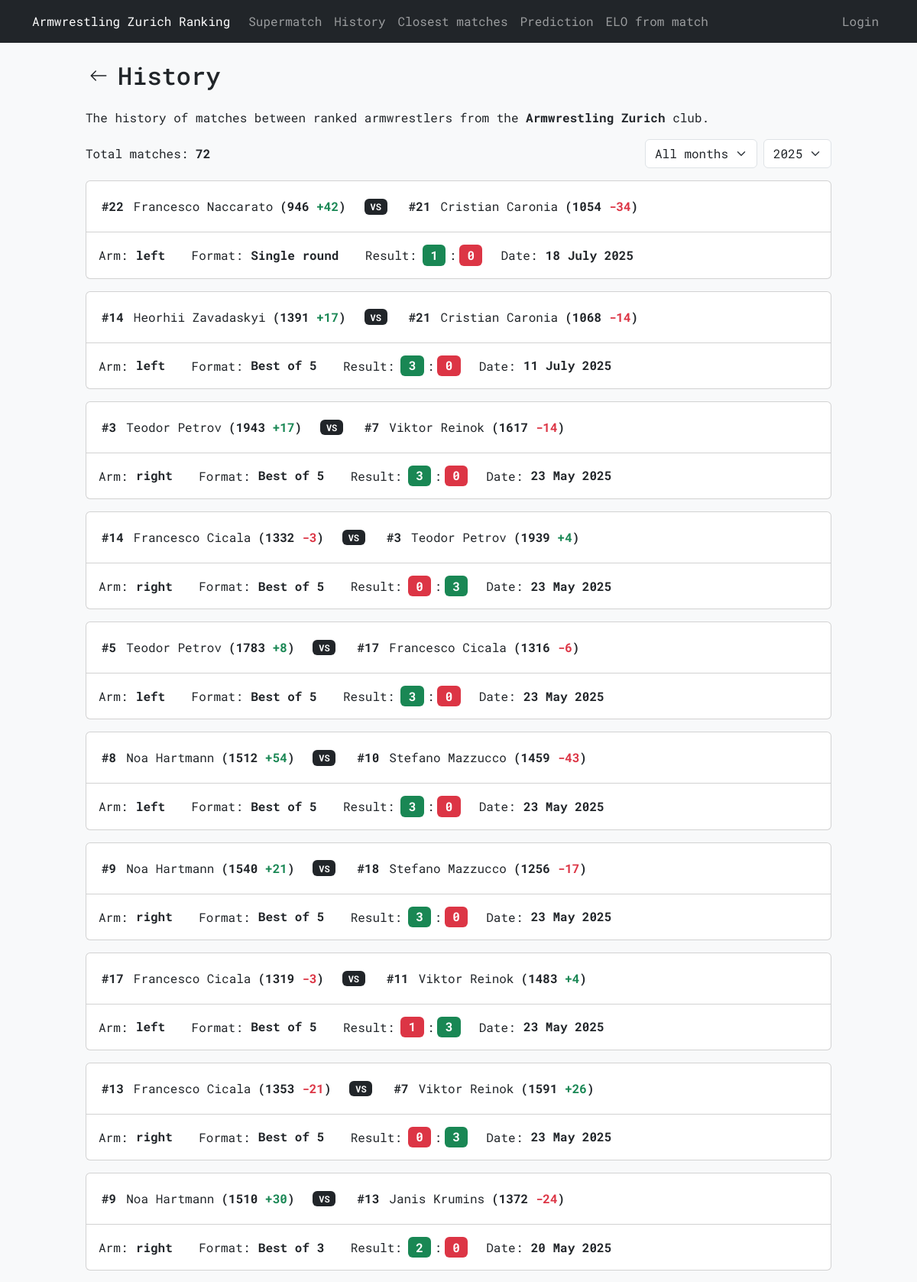
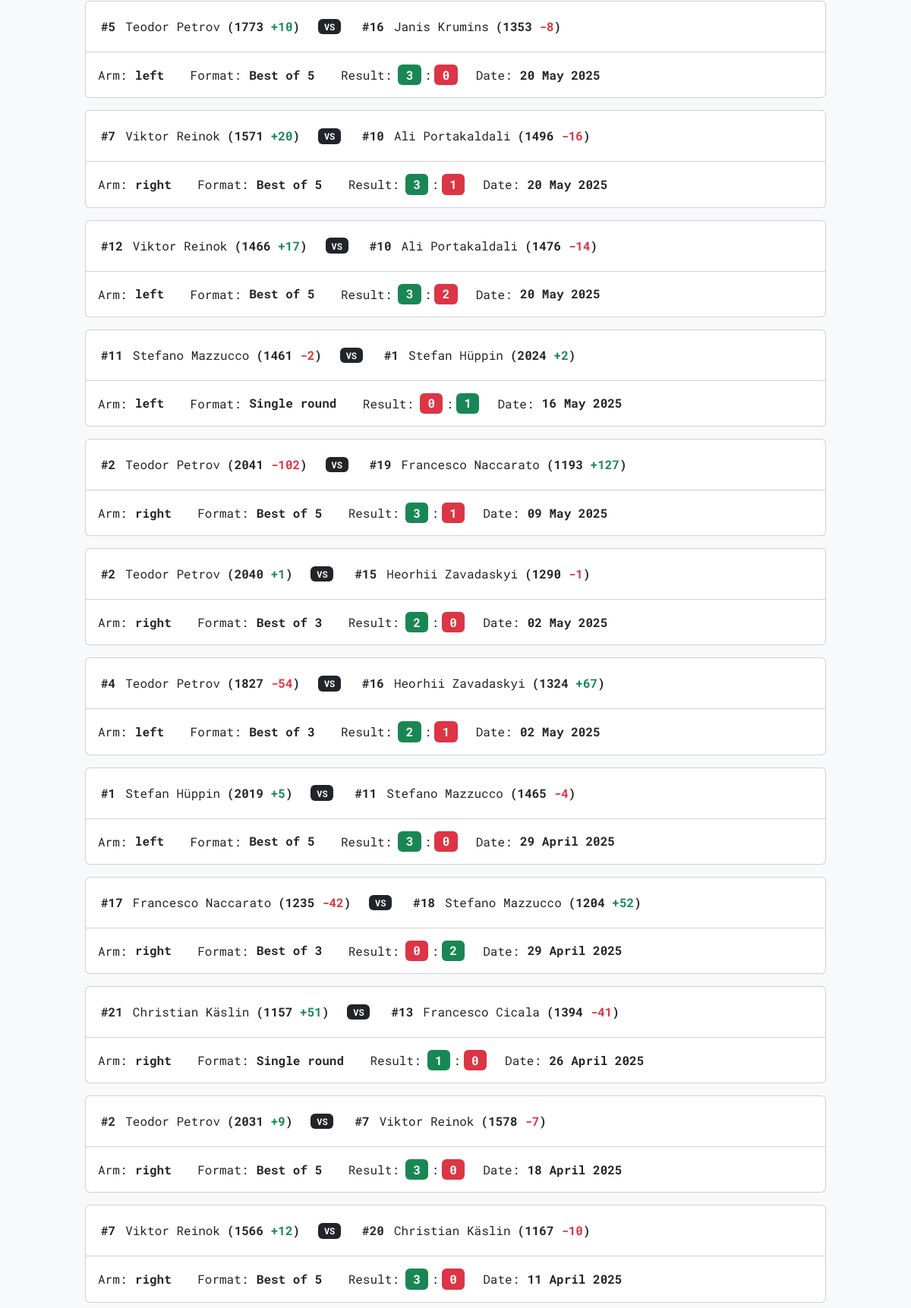
The app's page /history (upper part) with its own data (2 pictures, top to bottom).
### tables this page shows
CREATE TABLE "history" (
    id INTEGER PRIMARY KEY AUTOINCREMENT,
    armwrestler1_id INTEGER NOT NULL,
    armwrestler2_id INTEGER NOT NULL,
    arm TEXT NOT NULL CHECK (arm IN ('right', 'left')),
    armwrestler1_rank INTEGER NOT NULL,
    armwrestler2_rank INTEGER NOT NULL,
    armwrestler1_elo INTEGER NOT NULL,
    armwrestler2_elo INTEGER NOT NULL,
    armwrestler1_score INTEGER NOT NULL,
    armwrestler2_score INTEGER NOT NULL,
    armwrestler1_elo_diff INTEGER NOT NULL,
    armwrestler2_elo_diff INTEGER NOT NULL,
    selected_format TEXT NOT NULL,
    date DATETIME DEFAULT CURRENT_TIMESTAMP,
    added_by TEXT NOT NULL,
    FOREIGN KEY (armwrestler1_id) REFERENCES armwrestlers(id),
    FOREIGN KEY (armwrestler2_id) REFERENCES armwrestlers(id),
    FOREIGN KEY (added_by) REFERENCES users(username)
);

CREATE TABLE "armwrestlers" (
    id INTEGER PRIMARY KEY AUTOINCREMENT,
    name TEXT NOT NULL UNIQUE,
    right_elo INTEGER NOT NULL,
    left_elo INTEGER NOT NULL,
    right_rank INTEGER,
    left_rank INTEGER,
    added_by TEXT NOT NULL,
    active_until DATE NOT NULL,
    last_edited_by TEXT,
    FOREIGN KEY (added_by) REFERENCES users(username)
);

### armelo_app.py (the view)
@app.route("/history")
def history():
    month = request.args.get('month', '')
    selected_month = int(month) if month else None
    selected_year = int(request.args.get('year', datetime.now().year))
    if selected_month is None:
        start_date = datetime(selected_year, 1, 1)
        end_date = datetime(selected_year + 1, 1, 1)
    else:
        start_date = datetime(selected_year, selected_month, 1)
        if selected_month == 12:
            end_date = datetime(selected_year + 1, 1, 1)
        else:
            end_date = datetime(selected_year, selected_month + 1, 1)
    year_rows = db_execute("SELECT DISTINCT STRFTIME('%Y', date) FROM history ORDER BY 1 DESC")
    years = [int(r[0]) for r in year_rows]
    months = list(enumerate(month_name))[1:]
    query = '''
        SELECT a1.id AS armwrestler1_id, a1.name AS armwrestler1_name,
               a2.id AS armwrestler2_id, a2.name AS armwrestler2_name,
               h.arm, h.armwrestler1_rank, h.armwrestler2_rank,
               h.armwrestler1_elo, h.armwrestler2_elo,
               h.armwrestler1_score, h.armwrestler2_score,
               h.armwrestler1_elo_diff, h.armwrestler2_elo_diff,
               h.selected_format, h.date
        FROM history h
        JOIN armwrestlers a1 ON h.armwrestler1_id = a1.id
        JOIN armwrestlers a2 ON h.armwrestler2_id = a2.id
        WHERE h.date >= ? AND h.date < ?
        ORDER BY h.id DESC
    '''
    params = [start_date.strftime('%Y-%m-%d'), end_date.strftime('%Y-%m-%d')]
    matches = db_execute(query, *params)
    total_matches = db_execute('SELECT COUNT(*) FROM history')[0][0]
    formatted_data = get_matches_formatted_data(matches)
    template_data = {
        'matches': matches, 'formatted_data': formatted_data,
        'total_matches': total_matches,
        'months': months, 'years': years,
        'selected_month': selected_month, 'selected_year': selected_year
    }
    return render_template('history.html', **template_data)

### armelo_app.py (called while the page is built)
@app.context_processor
def inject_user():
    username = session.get('username')
    return dict(username=username)

### config.py (called while the page is built)
def get_db():
    db = getattr(g, '_database', None)
    if db is None:
        db = g._database = sqlite3.connect(DATABASE)
    return db

def db_execute(query, *args):
    db = get_db()
    cur = db.cursor()
    cur.execute(query, args)
    if query.strip().upper().startswith(("SELECT", "WITH")):
        rv = cur.fetchall()
        cur.close()
        return rv
    else:
        db.commit()
        cur.close()

### templates/history.html (shortened to what this page needs)
{% extends "layout.html" %}
{% block content %}
<div class="mb-4">
    <div class="row p-auto m-auto">
        <div class="col-auto p-0 d-flex align-items-center">
            <form action="{{ url_for('ranking') }}" method="GET">
                <button type="submit" class="btn btn-generic px-1 py-1 d-flex align-items-center">
                    <svg xmlns="http://www.w3.org/2000/svg" width="24" height="24" fill="currentColor" class="bi bi-arrow-left" viewBox="0 0 16 16">
                        <path fill-rule="evenodd" d="M15 8a.5.5 0 0 0-.5-.5H2.707l3.147-3.146a.5.5 0 1 0-.708-.708l-4 4a.5.5 0 0 0 0 .708l4 4a.5.5 0 0 0 .708-.708L2.707 8.5H14.5A.5.5 0 0 0 15 8"/>
                    </svg>
                </button>
            </form>
        </div>
        <div class="col d-flex align-items-center px-2">
            <h2 class="mb-0">History</h2>
        </div>
    </div>
</div>
<p>The history of matches between ranked armwrestlers from the <strong>Armwrestling Zurich</strong> club.</p>
<div class="d-flex flex-column flex-lg-row flex-wrap align-items-start align-items-lg-center mb-3">
  <span class="text-nowrap me-2">
    Total matches: <strong>{{ total_matches }}</strong>
  </span>
  <div class="d-flex gap-2 mt-3 mt-lg-0 ms-lg-auto flex-wrap">
    <form hx-get="{{ url_for('history') }}" hx-trigger="change" hx-target="body" hx-swap="outerHTML" class="d-flex gap-2">
        <select name="month" class="form-select w-auto">
          <option value="" {% if selected_month is none %}selected{% endif %}>All months</option>
        </select>
        <select name="year" class="form-select w-auto">
          {% for y in years %}
          <option value="{{ y }}" {% if y == selected_year %}selected{% endif %}>{{ y }}</option>
          {% endfor %}
        </select>
    </form>
  </div>
</div>
{% if matches %}
  {% include 'matches_partial.html' %}
{% else %}
<div class="alert alert-secondary">
    There are no matches in the selected time period.
</div>
{% endif %}
{% endblock %}

### templates/matches_partial.html (shortened to what this page needs)
{% for match in matches %}
<div class="col-12 mb-3">
    {% if wins_losses %}
        {% if wins_losses[loop.index - 1] == 'win' %}
            <div class="card border-success card-wider-border">
        {% elif wins_losses[loop.index - 1] == 'loss' %}
            <div class="card border-danger card-wider-border">
        {% else %}
            <div class="card card-wider-border">
        {% endif %}
    {% else %}
        <div class="card">
    {% endif %}
            <div class="card-header bg-transparent">
                <div class="row mt-2">
                    <div class="col-12 col-lg-auto mb-2 d-flex justify-content-center">
                        <div class="d-flex align-items-center gap-0 align-middle">
                            {% if match[5] %}
                            <strong class="align-middle p-1">#{{ match[5] }}</strong>
                            {% endif %}
                            <a href="{{ url_for('view_member', id=match[0]) }}" class="btn btn-generic text-start px-2 py-1 m-0 text-nowrap">
                            {{ match[1] }}
                            </a>
                            <strong class="text-nowrap align-middle">({{ match[7] }} <span class="{{ formatted_data[loop.index - 1][2] }}">{{ formatted_data[loop.index - 1][4] }}</span>)</strong>
                        </div>
                    </div>
                    <div class="col-12 col-lg-auto text-center mb-2 d-flex align-items-center justify-content-center">
                        <span class="badge bg-dark">VS</span>
                    </div>
                    <div class="col-12 col-lg-auto mb-2 d-flex justify-content-center">
                        <div class="d-flex align-items-center gap-0 align-middle">
                            {% if match[6] %}
                            <strong class="align-middle p-1">#{{ match[6] }}</strong>
                            {% endif %}
                            <a href="{{ url_for('view_member', id=match[2]) }}" class="btn btn-generic text-start px-2 py-1 m-0 text-nowrap">
                                {{ match[3] }}
                            </a>
                            <strong class="text-nowrap align-middle">({{ match[8] }} <span class="{{ formatted_data[loop.index - 1][3] }}">{{ formatted_data[loop.index - 1][5] }}</span>)</strong>
                        </div>
                    </div>
                </div>
            </div>
            <div class="card-body">
                <div class="card-text">
                    <div class="row justify-content-start">
                        <div class="col-12 col-lg-auto mb-2 mb-lg-0 text-start">
                            Arm:<span class="fs-6 mx-0 badge text-dark">{{ match[4] }}</span>
                        </div>
                        <div class="col-12 col-lg-auto mb-2 mb-lg-0 text-start">
                            Format:<span class="fs-6 mx-0 badge text-dark">{{ match[13] }}</span>
                        </div>
                        <div class="col-12 col-lg-auto mb-2 mb-lg-0 text-start">
                            Result:<span class="fs-6 ms-2 me-1 badge {{ formatted_data[loop.index - 1][0] }}">{{ match[9] }}</span>:<span class="fs-6 ms-1 me-0 badge {{ formatted_data[loop.index - 1][1] }}">{{ match[10] }}</span>
                        </div>
                        <div class="col-12 col-lg-auto mb-0 mb-lg-0 text-start">
                            Date:<span class="fs-6 mx-0 badge text-dark">{{ formatted_data[loop.index - 1][6] }}</span>
                        </div>
                    </div>
                </div>
            </div>
        </div>
</div>
{% endfor %}

### static/styles.css (style rules this page uses)
* { font-family: 'Roboto Mono', monospace; }
html, body { height: 100%; scrollbar-width: none; -ms-overflow-style: none; }
body { display: flex; flex-direction: column; }
.btn-generic { --bs-btn-bg: transparent; --bs-btn-border-color: transparent; --bs-btn-hover-bg: transparent; --bs-btn-hover-border-color: var(--bs-secondary); --bs-btn-active-border-color: var(--bs-secondary); --bs-btn-active-bg: transparent; }

### records on screen
history: armwrestler1_rank "22", name "Francesco Naccarato", armwrestler1_elo "946", index "+42", armwrestler2_rank "21", name "Cristian Caronia", armwrestler2_elo "1054", armwrestler2_elo_diff "-34", arm "left", selected_format "Single round", armwrestler1_score "1", armwrestler2_score "0", date "18 July 2025"
history: armwrestler1_rank "14", name "Heorhii Zavadaskyi", armwrestler1_elo "1391", index "+17", armwrestler2_rank "21", name "Cristian Caronia", armwrestler2_elo "1068", armwrestler2_elo_diff "-14", arm "left", selected_format "Best of 5", armwrestler1_score "3", armwrestler2_score "0", date "11 July 2025"
history: armwrestler1_rank "3", name "Teodor Petrov", armwrestler1_elo "1943", index "+17", armwrestler2_rank "7", name "Viktor Reinok", armwrestler2_elo "1617", armwrestler2_elo_diff "-14", arm "right", selected_format "Best of 5", armwrestler1_score "3", armwrestler2_score "0", date "23 May 2025"
history: armwrestler1_rank "14", name "Francesco Cicala", armwrestler1_elo "1332", armwrestler1_elo_diff "-3", armwrestler2_rank "3", name "Teodor Petrov", armwrestler2_elo "1939", index "+4", arm "right", selected_format "Best of 5", armwrestler1_score "0", armwrestler2_score "3", date "23 May 2025"
history: armwrestler1_rank "5", name "Teodor Petrov", armwrestler1_elo "1783", index "+8", armwrestler2_rank "17", name "Francesco Cicala", armwrestler2_elo "1316", armwrestler2_elo_diff "-6", arm "left", selected_format "Best of 5", armwrestler1_score "3", armwrestler2_score "0", date "23 May 2025"
history: armwrestler1_rank "8", name "Noa Hartmann", armwrestler1_elo "1512", index "+54", armwrestler2_rank "10", name "Stefano Mazzucco", armwrestler2_elo "1459", armwrestler2_elo_diff "-43", arm "left", selected_format "Best of 5", armwrestler1_score "3", armwrestler2_score "0", date "23 May 2025"
history: armwrestler1_rank "9", name "Noa Hartmann", armwrestler1_elo "1540", index "+21", armwrestler2_rank "18", name "Stefano Mazzucco", armwrestler2_elo "1256", armwrestler2_elo_diff "-17", arm "right", selected_format "Best of 5", armwrestler1_score "3", armwrestler2_score "0", date "23 May 2025"
history: armwrestler1_rank "17", name "Francesco Cicala", armwrestler1_elo "1319", armwrestler1_elo_diff "-3", armwrestler2_rank "11", name "Viktor Reinok", armwrestler2_elo "1483", index "+4", arm "left", selected_format "Best of 5", armwrestler1_score "1", armwrestler2_score "3", date "23 May 2025"
history: armwrestler1_rank "13", name "Francesco Cicala", armwrestler1_elo "1353", armwrestler1_elo_diff "-21", armwrestler2_rank "7", name "Viktor Reinok", armwrestler2_elo "1591", index "+26", arm "right", selected_format "Best of 5", armwrestler1_score "0", armwrestler2_score "3", date "23 May 2025"
history: armwrestler1_rank "9", name "Noa Hartmann", armwrestler1_elo "1510", index "+30", armwrestler2_rank "13", name "Janis Krumins", armwrestler2_elo "1372", armwrestler2_elo_diff "-24", arm "right", selected_format "Best of 3", armwrestler1_score "2", armwrestler2_score "0", date "20 May 2025"
history: armwrestler1_rank "5", name "Teodor Petrov", armwrestler1_elo "1773", index "+10", armwrestler2_rank "16", name "Janis Krumins", armwrestler2_elo "1353", armwrestler2_elo_diff "-8", arm "left", selected_format "Best of 5", armwrestler1_score "3", armwrestler2_score "0", date "20 May 2025"
history: armwrestler1_rank "7", name "Viktor Reinok", armwrestler1_elo "1571", index "+20", armwrestler2_rank "10", name "Ali Portakaldali", armwrestler2_elo "1496", armwrestler2_elo_diff "-16", arm "right", selected_format "Best of 5", armwrestler1_score "3", armwrestler2_score "1", date "20 May 2025"
history: armwrestler1_rank "12", name "Viktor Reinok", armwrestler1_elo "1466", index "+17", armwrestler2_rank "10", name "Ali Portakaldali", armwrestler2_elo "1476", armwrestler2_elo_diff "-14", arm "left", selected_format "Best of 5", armwrestler1_score "3", armwrestler2_score "2", date "20 May 2025"
history: armwrestler1_rank "11", name "Stefano Mazzucco", armwrestler1_elo "1461", armwrestler1_elo_diff "-2", armwrestler2_rank "1", name "Stefan Hüppin", armwrestler2_elo "2024", index "+2", arm "left", selected_format "Single round", armwrestler1_score "0", armwrestler2_score "1", date "16 May 2025"
history: armwrestler1_rank "2", name "Teodor Petrov", armwrestler1_elo "2041", armwrestler1_elo_diff "-102", armwrestler2_rank "19", name "Francesco Naccarato", armwrestler2_elo "1193", index "+127", arm "right", selected_format "Best of 5", armwrestler1_score "3", armwrestler2_score "1", date "09 May 2025"
history: armwrestler1_rank "2", name "Teodor Petrov", armwrestler1_elo "2040", index "+1", armwrestler2_rank "15", name "Heorhii Zavadaskyi", armwrestler2_elo "1290", armwrestler2_elo_diff "-1", arm "right", selected_format "Best of 3", armwrestler1_score "2", armwrestler2_score "0", date "02 May 2025"
history: armwrestler1_rank "4", name "Teodor Petrov", armwrestler1_elo "1827", armwrestler1_elo_diff "-54", armwrestler2_rank "16", name "Heorhii Zavadaskyi", armwrestler2_elo "1324", index "+67", arm "left", selected_format "Best of 3", armwrestler1_score "2", armwrestler2_score "1", date "02 May 2025"
history: armwrestler1_rank "1", name "Stefan Hüppin", armwrestler1_elo "2019", index "+5", armwrestler2_rank "11", name "Stefano Mazzucco", armwrestler2_elo "1465", armwrestler2_elo_diff "-4", arm "left", selected_format "Best of 5", armwrestler1_score "3", armwrestler2_score "0", date "29 April 2025"
history: armwrestler1_rank "17", name "Francesco Naccarato", armwrestler1_elo "1235", armwrestler1_elo_diff "-42", armwrestler2_rank "18", name "Stefano Mazzucco", armwrestler2_elo "1204", index "+52", arm "right", selected_format "Best of 3", armwrestler1_score "0", armwrestler2_score "2", date "29 April 2025"
history: armwrestler1_rank "21", name "Christian Käslin", armwrestler1_elo "1157", index "+51", armwrestler2_rank "13", name "Francesco Cicala", armwrestler2_elo "1394", armwrestler2_elo_diff "-41", arm "right", selected_format "Single round", armwrestler1_score "1", armwrestler2_score "0", date "26 April 2025"
history: armwrestler1_rank "2", name "Teodor Petrov", armwrestler1_elo "2031", index "+9", armwrestler2_rank "7", name "Viktor Reinok", armwrestler2_elo "1578", armwrestler2_elo_diff "-7", arm "right", selected_format "Best of 5", armwrestler1_score "3", armwrestler2_score "0", date "18 April 2025"
history: armwrestler1_rank "7", name "Viktor Reinok", armwrestler1_elo "1566", index "+12", armwrestler2_rank "20", name "Christian Käslin", armwrestler2_elo "1167", armwrestler2_elo_diff "-10", arm "right", selected_format "Best of 5", armwrestler1_score "3", armwrestler2_score "0", date "11 April 2025"

### other values on screen
{{ total_matches }} "72"
form field year "2025"
